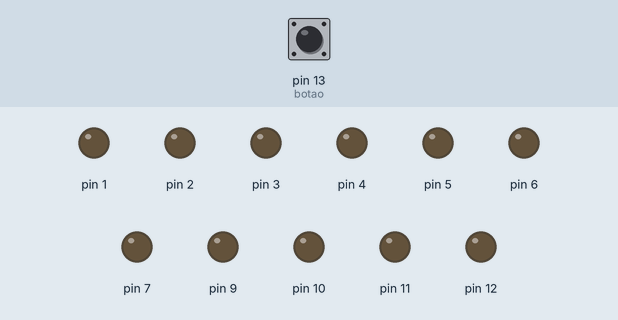
Simulated run of this sketch. Board: Arduino Uno, built with avr-gcc and run on an emulated ATmega328P. Parts: output pins drawn as LEDs (lit = HIGH). The inputs (shaded band) are chosen by the test bench; at power-on: pin 13 (botao) HIGH.

Above: at 1.2 s.
1.3 s: pin 13 (botao) pulled LOW for 1 s
At 3.1 s:
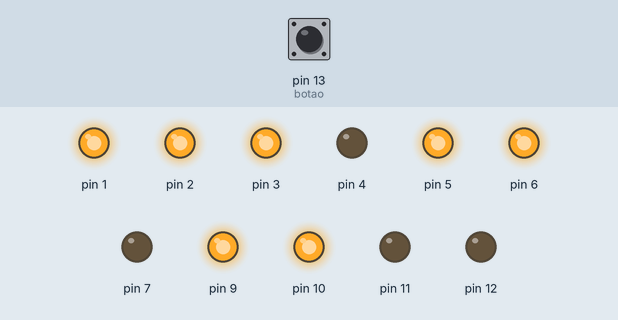
3.8 s: pin 13 (botao) pulled LOW for 0.15 s
At 5.0 s:
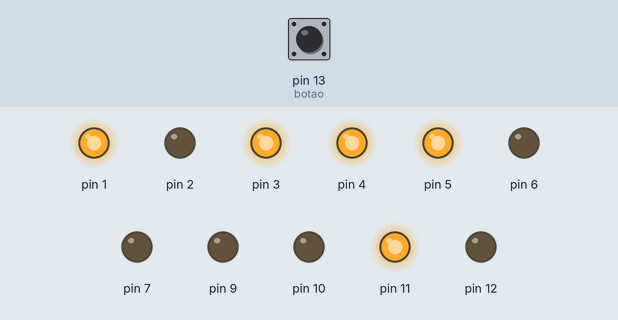
5.4 s: pin 13 (botao) pulled LOW for 0.15 s
At 6.2 s:
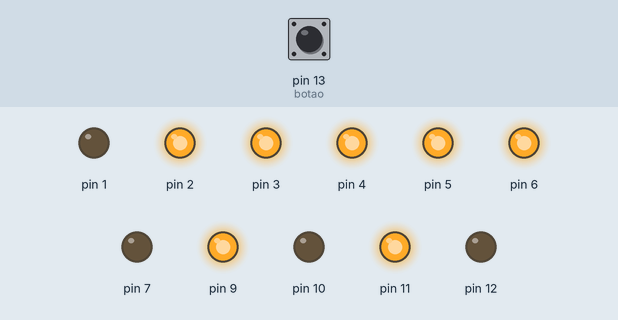
7.0 s: pin 13 (botao) pulled LOW for 3.2 s
At 11.0 s:
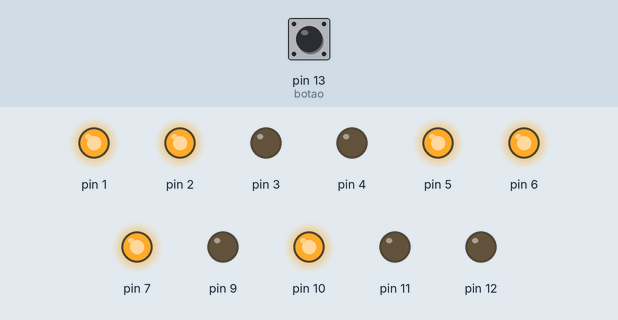
Timing chart, 0 to 12.5 s (numbered marks = the images above; inputs shaded):
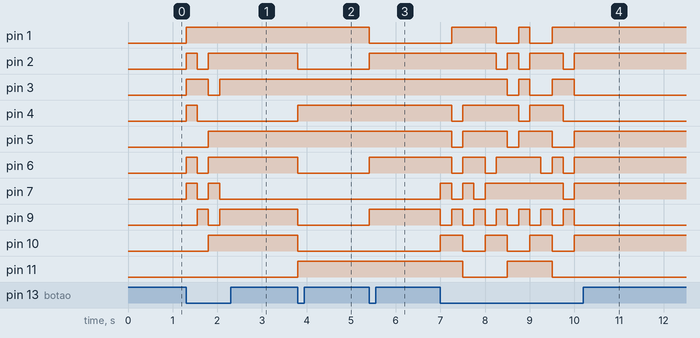

Measured:
- after the input at 1.3 s, pin 1: LOW → HIGH at once; pin 2, pin 6: LOW → HIGH at once, → LOW 0.25 s later, → HIGH 0.25 s later; pin 3: LOW → HIGH at once, → LOW 0.50 s later, → HIGH 0.25 s later; pin 4: LOW → HIGH at once, → LOW 0.25 s later; pin 5, pin 10: LOW → HIGH after 0.50 s
- after the input at 3.8 s, pin 2, pin 6, pin 9, pin 10: HIGH → LOW at once; pin 4, pin 11: LOW → HIGH at once
- after the input at 5.4 s, pin 1: HIGH → LOW at once; pin 2, pin 6, pin 9: LOW → HIGH at once
- after the input at 7.0 s, pin 1: goes HIGH 1.0 s, LOW 0.50 s, HIGH 0.25 s, LOW 0.50 s, then HIGH, starting after 0.25 s; pin 2: goes LOW 0.25 s, HIGH 0.25 s, LOW 0.25 s, HIGH 0.75 s, LOW 0.25 s, then HIGH, starting after 1.3 s

The sketch:

leds.ino
```cpp
/*     2
 *     _
 * 4  |_| 1
 * 7  |_| 3       // O DO MEIO É O PINO 5;
 *
 *     6
 *
 *
 *   12 11 10 9 (8,4,2,1)
 */

int cont = 0;
int z;
int led = 9;
int botao = 13;
int ler;

int mat2[16][4]{

  0,0,0,0,  //0
  1,0,0,0,  //1
  0,1,0,0,  //2
  1,1,0,0,  //3
  0,0,1,0,  //4
  1,0,1,0,  //5
  0,1,1,0,  //6
  1,1,1,0,  //7
  0,0,0,1,  //8
  1,0,0,1,  //9
  0,1,0,1,  //A
  1,1,0,1,  //B
  0,0,1,1,  //C
  1,0,1,1,  //D
  0,1,1,1,  //E
  1,1,1,1   //F
};

int mat[16][7] = {

  1,1,1,1,0,1,1,  //0
  1,0,1,0,0,0,0,  //1
  1,1,0,0,1,1,1,  //2
  1,1,1,0,1,1,0,  //3
  1,0,1,1,1,0,0,  //4
  0,1,1,1,1,1,0,  //5
  0,1,1,1,1,1,1,  //6
  1,1,1,0,0,0,0,  //7
  1,1,1,1,1,1,1,  //8
  1,1,1,1,1,1,0,  //9
  1,1,1,1,1,0,1,  //A
  0,0,1,1,1,1,1,  //B
  0,1,0,1,0,1,1,  //C
  1,0,1,0,1,1,1,  //D
  0,1,0,1,1,1,1,  //E
  0,1,0,1,1,0,1   //F
};

void setup() {
  int t;
  for(t=1;t<=7;t++) pinMode(t,OUTPUT);
  for(t=9;t<=12;t++) pinMode(t,OUTPUT);
  pinMode(botao,INPUT);
}

void loop() {

  ler = digitalRead(botao);

  if(ler == 0){

  if(cont == 16) cont = 0;

  for(z=1;z<=7;z++){
    digitalWrite(z,mat[cont][z-1]);
  }

  for(z=9;z<=12;z++){
    digitalWrite(z,mat2[cont][z-9]);
  }

  delay(250);

  cont ++;

  }else{

  }


}
```
